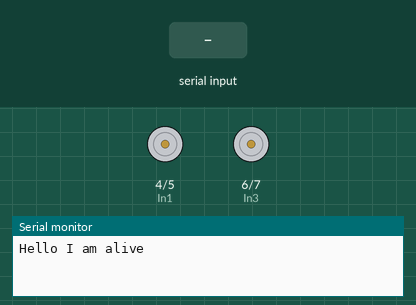
A sketch run on a simulated Arduino Uno, built with avr-gcc and run on an emulated ATmega328P. Parts: motor-driver pin pairs drawn as motors (green arrow = first pin HIGH = forward, orange = second pin HIGH = backward, longer = more drive, scaled by the enable pin), the last lines printed to the serial monitor. The test bench sets the inputs (shaded band).

Above: at 1.2 s.
1.3 s: "w" received over Serial
At 1.9 s:
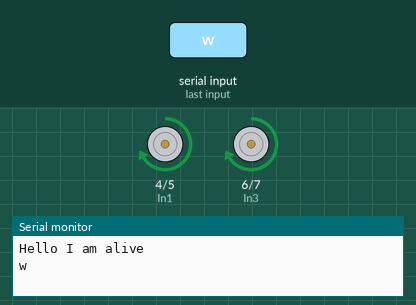
2.8 s: "s" received over Serial
At 4.0 s:
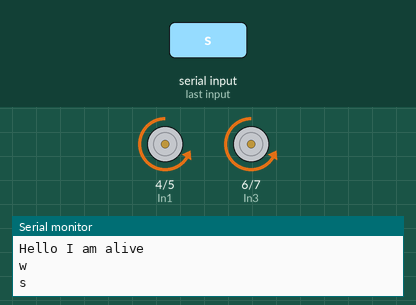
4.3 s: "d" received over Serial
At 5.4 s:
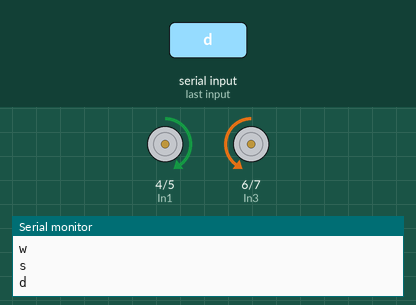
5.8 s: "a" received over Serial
At 6.5 s:
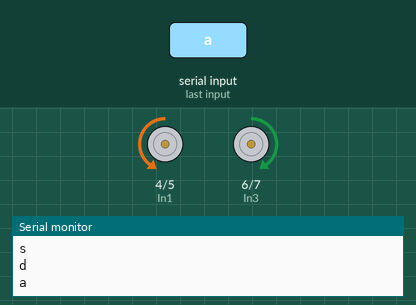
7.3 s: "k" received over Serial
At 7.6 s:
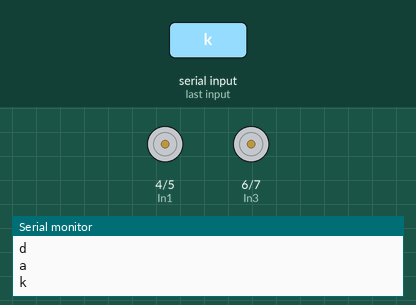
Timing chart, 0 to 9.8 s (numbered marks = the images above; inputs shaded):
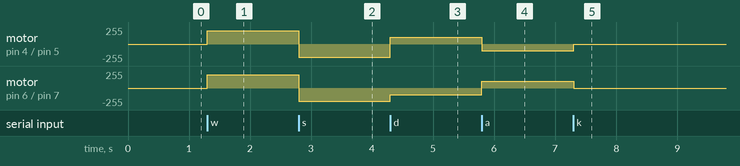

Measured:
- after the input at 1.3 s, motor on pin 4 (In1) / pin 5 (In2), motor on pin 6 (In3) / pin 7 (In4): stopped → forward 200/255 at once
- after the input at 2.8 s, motor on pin 4 (In1) / pin 5 (In2), motor on pin 6 (In3) / pin 7 (In4): forward 200/255 → backward 200/255 at once
- after the input at 4.3 s, motor on pin 4 (In1) / pin 5 (In2): backward 200/255 → forward 100/255 at once; motor on pin 6 (In3) / pin 7 (In4): backward 200/255 → backward 100/255 at once
- after the input at 5.8 s, motor on pin 4 (In1) / pin 5 (In2): forward 100/255 → backward 100/255 at once; motor on pin 6 (In3) / pin 7 (In4): backward 100/255 → forward 100/255 at once
- after the input at 7.3 s, motor on pin 4 (In1) / pin 5 (In2): backward 100/255 → stopped at once; motor on pin 6 (In3) / pin 7 (In4): forward 100/255 → stopped at once

The sketch:

L298NWirelessControl.ino
```cpp
//Motor Connections
#define EnA 9
#define EnB 10
#define In1 4
#define In2 5
#define In3 6
#define In4 7

char val = 0; //holds ascii from serial line

void setup()
{
  Serial.begin(9600);
  Serial.println("Hello I am alive");

  // All motor control pins are outputs
  pinMode(EnA, OUTPUT);
  pinMode(EnB, OUTPUT);
  pinMode(In1, OUTPUT);
  pinMode(In2, OUTPUT);
  pinMode(In3, OUTPUT);
  pinMode(In4, OUTPUT);
}

void loop()
{
  if (Serial.available())
  {
  val = Serial.read();
  Serial.println(val);
  if (val == 'w')
    {
      // turn on motor A
      digitalWrite(In1, HIGH);
      digitalWrite(In2, LOW);
      // set speed of motor A
      analogWrite(EnA, 200);
      // turn on motor B
      digitalWrite(In3, HIGH);
      digitalWrite(In4, LOW);
      // set speed of motor B
      analogWrite(EnB, 200);
    }
    else if(val == 's')
    {
      // turn on motor A
      digitalWrite(In1, LOW);
      digitalWrite(In2, HIGH);
      // set speed of motor A
      analogWrite(EnA, 200);
      // turn on motor B
      digitalWrite(In3, LOW);
      digitalWrite(In4, HIGH);
      // set speed of motor B
      analogWrite(EnB, 200);
    }
    else if(val == 'd')
    {
      // turn on motor A
      digitalWrite(In1, HIGH);
      digitalWrite(In2, LOW);
      // set speed of motor A
      analogWrite(EnA, 100);
      // turn on motor B
      digitalWrite(In3, LOW);
      digitalWrite(In4, HIGH);
      // set speed of motor B
      analogWrite(EnB, 100);
    }
    else if(val == 'a')
    {
      // turn on motor A
      digitalWrite(In1, LOW);
      digitalWrite(In2, HIGH);
      // set speed of motor A
      analogWrite(EnA, 100);
      // turn on motor B
      digitalWrite(In3, HIGH);
      digitalWrite(In4, LOW);
      // set speed of motor B
      analogWrite(EnB, 100);
    }
    else if(val == 'k')
    {
        digitalWrite(In1, LOW);
        digitalWrite(In2, LOW);
        digitalWrite(In3, LOW);
        digitalWrite(In4, LOW);
    }
  }
}
```
